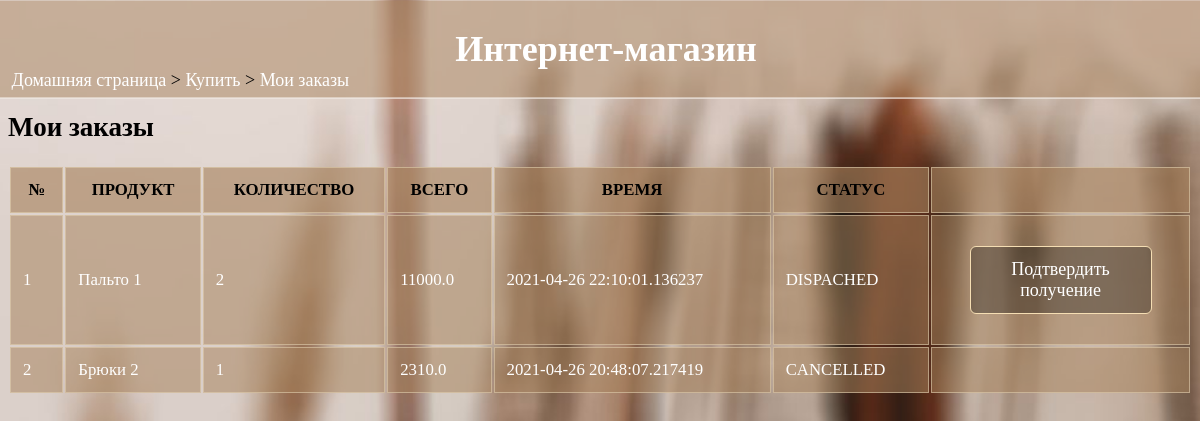
Before: /buy/myorders/ (signed in) with the older database file.
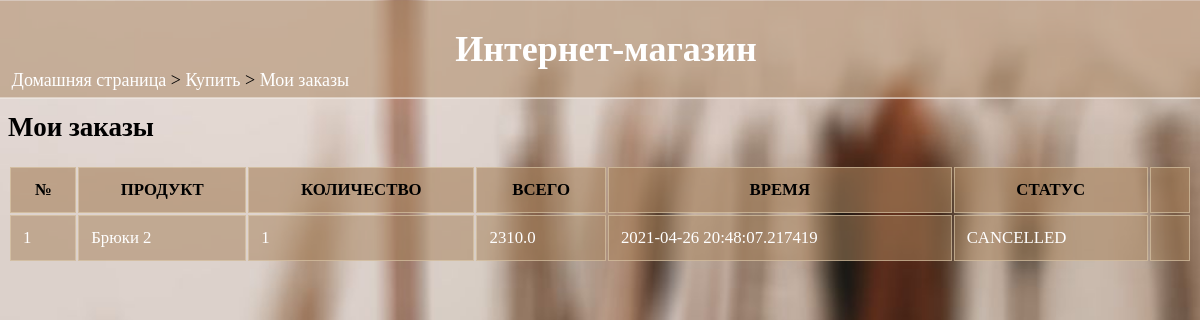
After: the same page with the newer database file.
### data/orders.py (models this page shows)
class Order(SqlAlchemyBase):
    __tablename__ = 'orders'
    orderID = sqlalchemy.Column(sqlalchemy.Integer, primary_key=True, autoincrement=True)
    custID = sqlalchemy.Column(sqlalchemy.Integer, sqlalchemy.ForeignKey("users.custID"))
    prodID = sqlalchemy.Column(sqlalchemy.Integer, sqlalchemy.ForeignKey("product.prodID"))
    quantity = sqlalchemy.Column(sqlalchemy.Integer)
    date = sqlalchemy.Column(sqlalchemy.DateTime, default=datetime.datetime.now)
    cost_price = sqlalchemy.Column(sqlalchemy.Float)
    sell_price = sqlalchemy.Column(sqlalchemy.Float)
    status = sqlalchemy.Column(sqlalchemy.Integer)

### data/product.py (models this page shows)
class Product(SqlAlchemyBase, UserMixin):
    __tablename__ = 'product'
    prodID = sqlalchemy.Column(sqlalchemy.Integer, primary_key=True, autoincrement=True)
    name = sqlalchemy.Column(sqlalchemy.String)
    quantity = sqlalchemy.Column(sqlalchemy.Integer)
    category = sqlalchemy.Column(sqlalchemy.String)
    cost_price = sqlalchemy.Column(sqlalchemy.Float)
    sell_price = sqlalchemy.Column(sqlalchemy.Float)
    description = sqlalchemy.Column(sqlalchemy.String)
    sellID = sqlalchemy.Column(sqlalchemy.Integer, sqlalchemy.ForeignKey("sellers.sellID"))

### shop.py (the view)
@app.route("/buy/myorders/")
def my_orders():
    if 'userid' not in session:
        return redirect(url_for('home'))
    if session['type'] == "Seller":
        abort(403)
    res = customer_orders(session['userid'])
    return render_template('my_orders.html', orders=res)

### data/db_session.py (called while the page is built)
def create_session() -> Session:
    global __factory
    return __factory()

### shop.py (called while the page is built)
def customer_orders(custID):
    res = []
    db_sess = db_session.create_session()
    o = db_sess.query(Order.orderID, Order.prodID, Product.name, Order.quantity, Order.sell_price, Order.date,
                      Order.status).filter(Order.prodID == Product.prodID, Order.custID == custID,
                                           Order.status != 'RECIEVED').order_by(Order.date.desc()).all()
    if len(o) != 0:
        for i in o:
            res.append(i)
        return res
    else:
        res = ''
        return res

### templates/my_orders.html (shortened to what this page needs)
<html>
<head>
  <link rel="stylesheet" href="{{url_for('static', filename='main.css')}}">
</head>
<body>
  <div class="sticky">
    <h1>Интернет-магазин</h1>
  </div>
  <div class="nav">
  <p><a href="/">Домашняя страница</a> > <a href="/buy">Купить</a> > <a href="">Мои заказы</a></p>
  </div>
  <h2>Мои заказы</h2>
  {% if orders|length==0 %}
  <p>У Вас пока нет заказов</p>
  {% else %}
  <table>
    <tr>
      <th>№</th><th>ПРОДУКТ</th><th>КОЛИЧЕСТВО</th><th>ВСЕГО</th><th>ВРЕМЯ</th><th>СТАТУС</th><th></th>
    </tr>
    {% set cnt={'val':1} %}
    {% for i in orders %}
    <tr>
      <td>{{cnt['val']}}</td><td><a href="/viewproduct/{{i[1]}}">{{i[2]}}</a></td><td>{{i[3]}}</td>
      <td>{{i[4]}}</td><td>{{i[5]}}</td><td>{{i[6]}}</td>
      {% if i[6]=="PLACED" %}
      <td><p class="press"><a href="/cancel/{{i[0]}}">Отменить заказ</a></p></td>
      {% elif i[6]=="DISPACHED" %}
      <td><p class="press"><a href="/recieve/{{i[0]}}">Подтвердить получение</a></p></td>
      {% else %}
      <td></td>
      {% endif %}
    </tr>
    {% endfor %}
  </table>
  {% endif %}
</body>
</html>

### static/main.css (style rules this page uses)
div.sticky { position: -webkit-sticky; position: sticky; top: 0.2px; margin: -0.7vw; background-color: rgba(167, 130, 93, 0.5); color: white; padding: 0.3vw; font-size: 1.5vw; text-align: center; border-bottom: 1px solid white; font-family: 'Times New Roman'; }
div.sticky h1 { padding-left:1vw; }
body { font-family:'Times New Roman'; font-size: 1.5vw; background-image: url('background2.jpg'); background-size: cover; background-repeat: no-repeat; background-attachment: fixed; color: black; max-width: 100%; overflow-x: hidden; }
div.nav { position: fixed; display: block; top: 5vw; margin:-0.7vw; padding-left:1vw; border:none; overflow: hidden; }
div.nav a { text-decoration: none; color: white; }
table { width: 100%; font-size: 1.4vw; }
th { border: 1px solid rgba(224, 207, 177, 0.589); padding: 1vw; text-align: center; background-color: rgba(167, 130, 93, 0.616); color: black; }
td { border: 1px solid rgba(224, 207, 177, 0.589); padding:1vw; text-align: left; background-color: rgba(167, 130, 93, 0.521); color: white; word-wrap: break-word; }
td a { text-decoration: none; color: white; }
a { text-decoration: none; color: white; }

Changed rows visible on the page:
no longer on this page (row edited): Order: val "1", name "Пальто 1", quantity "2", sell_price "11000.0", date "2021-04-26 22:10:01.136237", status "DISPACHED"
computed for Order "CANCELLED": val "2" → "1"
